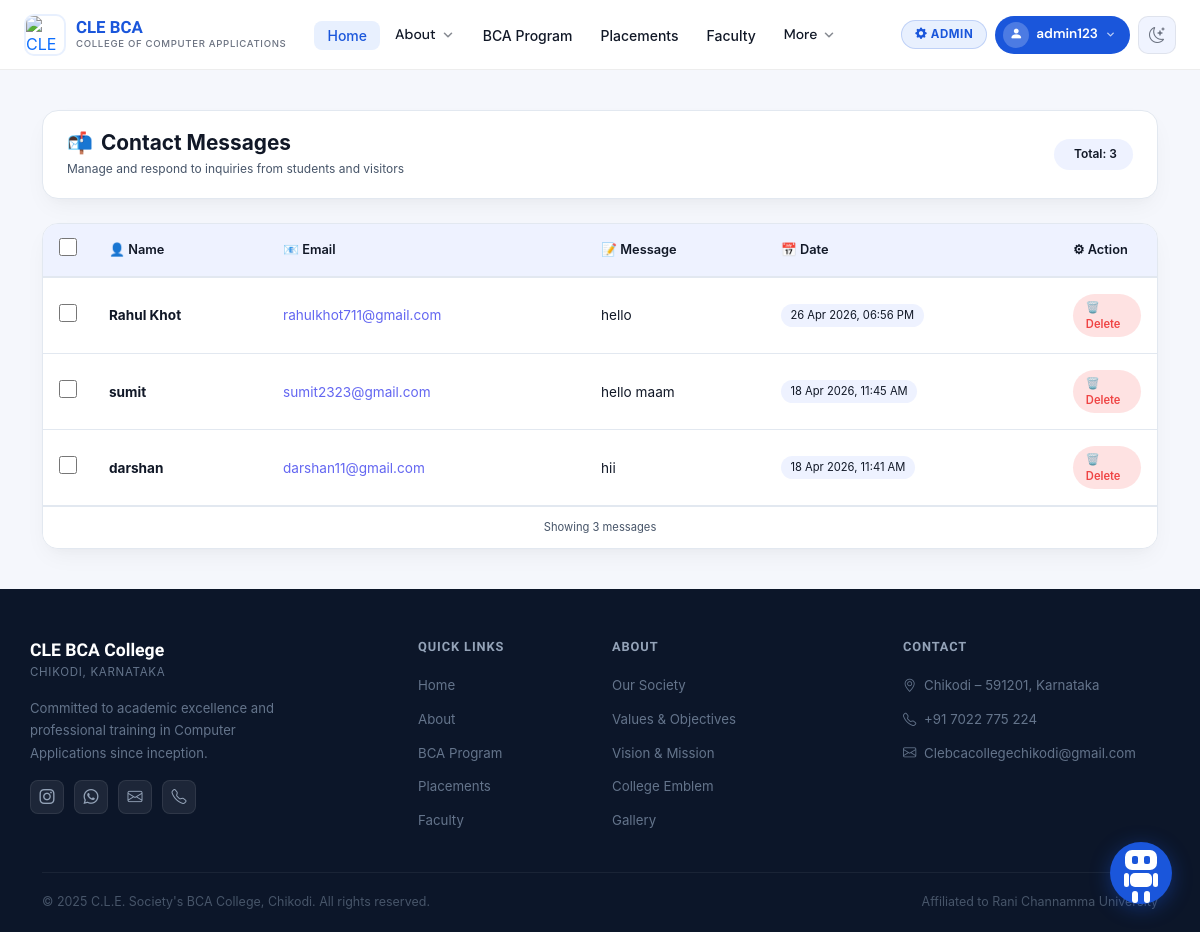
Page /admin-messages/ (signed in) on the committed database.
### myapp/models.py (models this page shows, shortened)
class CustomUser(AbstractBaseUser, PermissionsMixin):
    GENDER_CHOICES = [
        ('male',   'Male'),
        ('female', 'Female'),
        ('other',  'Other'),
    ]
    email    = models.EmailField(unique=True)
    username = models.CharField(max_length=150, unique=True, blank=True)
    name     = models.CharField(max_length=100)
    contact = models.CharField(max_length=15, blank=True, null=True)
    age     = models.PositiveIntegerField(null=True, blank=True)
    gender  = models.CharField(max_length=10, choices=GENDER_CHOICES, blank=True, null=True)
    is_active    = models.BooleanField(default=True)
    is_staff     = models.BooleanField(default=False)
    is_admin     = models.BooleanField(default=False)
    date_joined  = models.DateTimeField(default=timezone.now)
    USERNAME_FIELD  = 'email'
    REQUIRED_FIELDS = ['name']
    objects = CustomUserManager()
    class Meta:
        verbose_name        = 'User'
        verbose_name_plural = 'Users'
        ordering            = ['email']

class ContactMessages(models.Model):
    name       = models.CharField(max_length=100)
    email      = models.EmailField()
    message    = models.TextField()
    created_at = models.DateTimeField(auto_now_add=True)
    class Meta:
        verbose_name        = 'Contact Message'
        verbose_name_plural = 'Contact Messages'
        ordering            = ['-created_at']

### myapp/views.py (the view)
# urls.py: path('admin-messages/',              view_messages,             name='admin_messages'),
@staff_member_required
def view_messages(request):
    msgs = ContactMessages.objects.all().order_by('-created_at')
    return render(request, 'user_messages.html', {'messages': msgs})

### templates/user_messages.html (shortened to what this page needs)
{% extends 'base.html' %}
{% load static %}
{% block content %}
<div class="container py-3">
    <div class="messages-container">
        <div class="messages-header">
            <div class="header-title">
                <h2>
                    <span>📬</span> Contact Messages
                </h2>
                <p>Manage and respond to inquiries from students and visitors</p>
            </div>
            <div class="header-stats">
                <div class="stat-badge">
                     Total: {{ messages|length }}
                </div>
            </div>
        </div>
        <form method="POST" action="{% url 'delete_selected_messages' %}" id="messageForm">
            <div class="table-wrapper">
                <table class="messages-table">
                    <thead>
                        <tr>
                            <th style="width: 50px;">
                                <input type="checkbox" id="selectAll" class="custom-checkbox">
                            </th>
                            <th>👤 Name</th>
                            <th>📧 Email</th>
                            <th>📝 Message</th>
                            <th>📅 Date</th>
                            <th style="width: 100px;">⚙ Action</th>
                        </tr>
                    </thead>
                    <tbody>
                        {% for msg in messages %}
                        <tr>
                            <td class="checkbox-cell" data-label="Select">
                                <input type="checkbox" name="selected_messages" value="{{ msg.id }}" class="row-checkbox custom-checkbox">
                            </td>
                            <td data-label="Name">
                                <strong>{{ msg.name }}</strong>
                            </td>
                            <td data-label="Email">
                                <a href="mailto:{{ msg.email }}" style="color: var(--msg-accent); text-decoration: none;">
                                    {{ msg.email }}
                                </a>
                            </td>
                            <td data-label="Message" class="message-cell">
                                {{ msg.message|truncatechars:150 }}
                            </td>
                            <td data-label="Date">
                                <span class="date-badge">{{ msg.created_at|date:"d M Y, h:i A" }}</span>
                            </td>
                            <td data-label="Action">
                                <a href="{% url 'delete_message' msg.id %}"
                                   class="btn-sm-delete"
                                   onclick="return confirm('Are you sure you want to delete this message?')">
                                    🗑️ Delete
                                </a>
                            </td>
                        </tr>
                        {% endfor %}
                    </tbody>
                </table>
                {% if messages %}
                <div class="table-footer">
                    Showing {{ messages|length }} message{{ messages|length|pluralize:"s" }}
                </div>
                {% endif %}
            </div>
        </form>
    </div>
</div>
{% endblock %}

### templates/base.html (shortened to what this page needs)
{% load static %}
<!doctype html>
<html lang="en">
<head>
<link href="https://cdn.jsdelivr.net/npm/bootstrap@5.3.3/dist/css/bootstrap.min.css" rel="stylesheet">
<link href="https://cdn.jsdelivr.net/npm/bootstrap-icons@1.11.3/font/bootstrap-icons.min.css" rel="stylesheet">
</head>
<body>
<nav class="cle-nav" id="cleNav" role="navigation" aria-label="Main navigation">
  <div class="cle-inner">
    <a class="cle-brand" href="/">
      <img src="https://encrypted-tbn0.gstatic.com/images?q=tbn:ANd9GcQ-Mlf3YXyj75CrbbX2So62rxl5jZz4C4YA_A&s"
           alt="CLE BCA Logo" class="cle-brand__logo" width="42" height="42">
      <div>
        <div class="cle-brand__name">CLE BCA</div>
        <div class="cle-brand__sub">College of Computer Applications</div>
      </div>
    </a>
    <ul class="cle-links" role="list">
      <li><a href="/" class="cle-link active">Home</a></li>
      <li class="cle-dd" id="dd-about">
        <button class="cle-dd__btn" aria-haspopup="true" aria-expanded="false" aria-controls="menu-about">
          About
          <svg class="cle-chevron" viewBox="0 0 16 16" fill="none" aria-hidden="true">
            <path d="M4 6l4 4 4-4" stroke="currentColor" stroke-width="1.8" stroke-linecap="round" stroke-linejoin="round"/>
          </svg>
        </button>
      </li>
      <li><a href="/#program" class="cle-link">BCA Program</a></li>
      <li><a href="/#placements" class="cle-link">Placements</a></li>
      <li><a href="#faculty" class="cle-link">Faculty</a></li>
      <li class="cle-dd" id="dd-more">
        <button class="cle-dd__btn" aria-haspopup="true" aria-expanded="false" aria-controls="menu-more">
          More
          <svg class="cle-chevron" viewBox="0 0 16 16" fill="none" aria-hidden="true">
            <path d="M4 6l4 4 4-4" stroke="currentColor" stroke-width="1.8" stroke-linecap="round" stroke-linejoin="round"/>
          </svg>
        </button>
      </li>
    </ul>
    <div class="cle-controls">
      {% if user.is_staff %}
      <a href="/admin/" class="cle-admin-badge">
        <i class="bi bi-gear-fill"></i> Admin
      </a>
      {% endif %}
      <div class="cle-dd cle-dd--right" id="dd-account">
        <button class="cle-acct-btn" aria-haspopup="true" aria-expanded="false" aria-controls="menu-account">
          <span class="av"><i class="bi bi-person-fill"></i></span>
          <span class="cle-uname">
            {% if user.is_authenticated %}{{ user.name|default:user.email }}{% else %}Account{% endif %}
          </span>
          <svg style="width:11px;height:11px;opacity:0.7;" viewBox="0 0 16 16" fill="none" aria-hidden="true">
            <path d="M4 6l4 4 4-4" stroke="currentColor" stroke-width="2" stroke-linecap="round" stroke-linejoin="round"/>
          </svg>
        </button>
      </div>
      <button class="cle-icon-btn" id="themeToggle" aria-label="Toggle dark mode" type="button">
        <i class="bi bi-moon-stars" id="themeIcon"></i>
      </button>
    </div>
  </div>
</nav>
{% block content %}{% endblock %}
<footer class="site-footer">
  <div class="container footer-top">
    <div class="row g-4">
      <div class="col-lg-4 col-md-6">
        <div class="footer-brand">
          <div class="footer-brand__name">CLE BCA College</div>
          <div class="footer-brand__sub">Chikodi, Karnataka</div>
        </div>
        <p class="footer-desc">Committed to academic excellence and professional training in Computer Applications since inception.</p>
        <div class="footer-social mt-3">
          <a href="https://www.instagram.com/" target="_blank" title="Instagram"><i class="bi bi-instagram"></i></a>
          <a href="https://wa.me/917022775224" target="_blank" title="WhatsApp"><i class="bi bi-whatsapp"></i></a>
          <a href="mailto:Clebcacollegechikodi@gmail.com" title="Email"><i class="bi bi-envelope"></i></a>
          <a href="tel:+917022775224" title="Phone"><i class="bi bi-telephone"></i></a>
        </div>
      </div>
      <div class="col-lg-2 col-md-6 col-6">
        <div class="footer-heading">Quick Links</div>
        <ul class="footer-links">
          <li><a href="/">Home</a></li>
          <li><a href="/#about">About</a></li>
          <li><a href="/#program">BCA Program</a></li>
          <li><a href="/#placements">Placements</a></li>
          <li><a href="#faculty">Faculty</a></li>
        </ul>
      </div>
      <div class="col-lg-3 col-md-6 col-6">
        <div class="footer-heading">About</div>
        <ul class="footer-links">
          <li><a href="{% url 'our_society_and_institution' %}">Our Society</a></li>
          <li><a href="{% url 'values_objectives' %}">Values &amp; Objectives</a></li>
          <li><a href="{% url 'vision_mission' %}">Vision &amp; Mission</a></li>
          <li><a href="{% url 'college_emblem' %}">College Emblem</a></li>
          <li><a href="{% url 'gallery' %}">Gallery</a></li>
        </ul>
      </div>
      <div class="col-lg-3 col-md-6">
        <div class="footer-heading">Contact</div>
        <ul class="footer-links">
          <li><a href="https://www.google.com/maps/place/CLE+Degree+College+Chikkodi/" target="_blank">
            <i class="bi bi-geo-alt me-1"></i> Chikodi – 591201, Karnataka
          </a></li>
          <li><a href="tel:+917022775224"><i class="bi bi-telephone me-1"></i> +91 7022 775 224</a></li>
          <li><a href="mailto:Clebcacollegechikodi@gmail.com"><i class="bi bi-envelope me-1"></i> Clebcacollegechikodi@gmail.com</a></li>
        </ul>
      </div>
    </div>
  </div>
  <div class="container">
    <div class="footer-bottom">
      <span>© 2025 C.L.E. Society's BCA College, Chikodi. All rights reserved.</span>
      <span>Affiliated to Rani Channamma University</span>
    </div>
  </div>
</footer>
<a href="{% url 'dashboard' %}" class="chatbot-float" title="Chat with AI Bot">
  <div class="robot">
    <div class="robot-head">
      <div class="robot-eyes"><span></span><span></span></div>
    </div>
    <div class="robot-body">
      <div class="arm arm-left"></div>
      <div class="arm arm-right"></div>
    </div>
    <div class="legs"><div class="leg"></div><div class="leg"></div></div>
  </div>
</a>
</body>
</html>

### templates/user_messages.html (style rules this page uses)
:root { --msg-bg: var(--card-bg, #ffffff); --msg-text: var(--text, #1e293b); --msg-text-secondary: #475569; --msg-accent: var(--primary-color, #6366f1); --msg-accent-light: #eef2ff; --msg-danger: #ef4444; --msg-danger-light: #fee2e2; --msg-warning: #f59e0b; --msg-border: var(--border-color, #e2e8f0); --msg-shadow: 0 10px 25px -5px rgba(0, 0, 0, 0.05), 0 8px 10px -6px rgba(0, 0, 0, 0.02); }
body { font-family: -apple-system, BlinkMacSystemFont, 'Segoe UI', Roboto, 'Helvetica Neue', sans-serif; }
.messages-container { padding: 1.5rem 0; }
.messages-header { background: var(--msg-bg); border-radius: 1rem; padding: 1.25rem 1.5rem; margin-bottom: 1.5rem; border: 1px solid var(--msg-border); box-shadow: var(--msg-shadow); display: flex; justify-content: space-between; align-items: center; flex-wrap: wrap; gap: 1rem; }
.header-title h2 { font-size: 1.3rem; font-weight: 700; margin: 0; display: flex; align-items: center; gap: 0.5rem; }
.header-title p { font-size: 0.75rem; color: var(--msg-text-secondary); margin: 0.25rem 0 0; }
.header-stats { display: flex; gap: 1rem; }
.stat-badge { background: var(--msg-accent-light); border-radius: 2rem; padding: 0.4rem 1rem; font-size: 0.75rem; font-weight: 600; color: var(--msg-text); }
.table-wrapper { background: var(--msg-bg); border-radius: 1rem; overflow: hidden; border: 1px solid var(--msg-border); box-shadow: var(--msg-shadow); }
.messages-table { width: 100%; margin-bottom: 0; }
.messages-table thead th { background: var(--msg-accent-light); color: var(--msg-text); font-weight: 600; font-size: 0.8rem; padding: 0.9rem 1rem; border-bottom: 2px solid var(--msg-border); vertical-align: middle; }
.messages-table tbody td { padding: 1rem; font-size: 0.85rem; vertical-align: middle; border-bottom: 1px solid var(--msg-border); color: var(--msg-text); }
.message-cell { max-width: 320px; word-wrap: break-word; white-space: normal; line-height: 1.5; }
.checkbox-cell { text-align: center; width: 40px; }
.custom-checkbox { width: 18px; height: 18px; cursor: pointer; accent-color: var(--msg-accent); }
.date-badge { font-size: 0.7rem; background: var(--msg-accent-light); padding: 0.2rem 0.6rem; border-radius: 2rem; display: inline-block; }
.btn-sm-delete { background: var(--msg-danger-light); border: none; color: var(--msg-danger); padding: 0.3rem 0.8rem; border-radius: 2rem; font-size: 0.7rem; font-weight: 600; transition: all 0.2s ease; text-decoration: none; display: inline-flex; align-items: center; gap: 0.3rem; }
.table-footer { background: var(--msg-bg); border-top: 1px solid var(--msg-border); padding: 0.75rem 1rem; text-align: center; font-size: 0.7rem; color: var(--msg-text-secondary); }
.messages-container { animation: fadeIn 0.3s ease-out; }

### rows in the picture
CustomUser: name "admin123"
ContactMessages: name "Rahul Khot", email "rahulkhot711@gmail.com", message "hello", created_at "26 Apr 2026, 06:56 PM"
ContactMessages: name "sumit", email "sumit2323@gmail.com", message "hello maam", created_at "18 Apr 2026, 11:45 AM"
ContactMessages: name "darshan", email "darshan11@gmail.com", message "hii", created_at "18 Apr 2026, 11:41 AM"

### other values in the picture
{{ messages|length }} "3"
